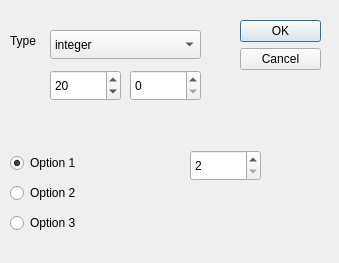
<?xml version="1.0" encoding="UTF-8"?>
<ui version="4.0">
 <class>EditDialog</class>
 <widget class="QDialog" name="EditDialog">
  <property name="geometry">
   <rect>
    <x>0</x>
    <y>0</y>
    <width>339</width>
    <height>263</height>
   </rect>
  </property>
  <property name="windowTitle">
   <string>Dialog</string>
  </property>
  <widget class="QDialogButtonBox" name="buttonBox">
   <property name="geometry">
    <rect>
     <x>240</x>
     <y>20</y>
     <width>81</width>
     <height>241</height>
    </rect>
   </property>
   <property name="orientation">
    <enum>Qt::Vertical</enum>
   </property>
   <property name="standardButtons">
    <set>QDialogButtonBox::Cancel|QDialogButtonBox::Ok</set>
   </property>
  </widget>
  <widget class="QLabel" name="label">
   <property name="geometry">
    <rect>
     <x>10</x>
     <y>30</y>
     <width>67</width>
     <height>21</height>
    </rect>
   </property>
   <property name="text">
    <string>Type</string>
   </property>
  </widget>
  <widget class="QComboBox" name="comboBox">
   <property name="geometry">
    <rect>
     <x>50</x>
     <y>30</y>
     <width>151</width>
     <height>29</height>
    </rect>
   </property>
   <item>
    <property name="text">
     <string>integer</string>
    </property>
   </item>
   <item>
    <property name="text">
     <string>boolean</string>
    </property>
   </item>
   <item>
    <property name="text">
     <string>char</string>
    </property>
   </item>
   <item>
    <property name="text">
     <string>varchar</string>
    </property>
   </item>
   <item>
    <property name="text">
     <string>date</string>
    </property>
   </item>
   <item>
    <property name="text">
     <string>numeric</string>
    </property>
   </item>
   <item>
    <property name="text">
     <string>real</string>
    </property>
   </item>
   <item>
    <property name="text">
     <string>text</string>
    </property>
   </item>
  </widget>
  <widget class="QRadioButton" name="OptionOne">
   <property name="geometry">
    <rect>
     <x>10</x>
     <y>150</y>
     <width>271</width>
     <height>26</height>
    </rect>
   </property>
   <property name="text">
    <string>Option 1</string>
   </property>
   <property name="checked">
    <bool>true</bool>
   </property>
  </widget>
  <widget class="QRadioButton" name="OptionTwo">
   <property name="geometry">
    <rect>
     <x>10</x>
     <y>180</y>
     <width>331</width>
     <height>26</height>
    </rect>
   </property>
   <property name="text">
    <string>Option 2</string>
   </property>
  </widget>
  <widget class="QRadioButton" name="OptionThree">
   <property name="geometry">
    <rect>
     <x>10</x>
     <y>210</y>
     <width>341</width>
     <height>26</height>
    </rect>
   </property>
   <property name="text">
    <string>Option 3</string>
   </property>
  </widget>
  <widget class="QSpinBox" name="spinBox">
   <property name="geometry">
    <rect>
     <x>190</x>
     <y>150</y>
     <width>71</width>
     <height>31</height>
    </rect>
   </property>
   <property name="minimum">
    <number>2</number>
   </property>
  </widget>
  <widget class="QSpinBox" name="spinBox_2">
   <property name="geometry">
    <rect>
     <x>50</x>
     <y>70</y>
     <width>71</width>
     <height>31</height>
    </rect>
   </property>
   <property name="maximum">
    <number>999999</number>
   </property>
   <property name="value">
    <number>20</number>
   </property>
  </widget>
  <widget class="QSpinBox" name="spinBox_3">
   <property name="geometry">
    <rect>
     <x>130</x>
     <y>70</y>
     <width>71</width>
     <height>31</height>
    </rect>
   </property>
  </widget>
 </widget>
 <resources/>
 <connections>
  <connection>
   <sender>buttonBox</sender>
   <signal>accepted()</signal>
   <receiver>EditDialog</receiver>
   <slot>accept()</slot>
   <hints>
    <hint type="sourcelabel">
     <x>248</x>
     <y>254</y>
    </hint>
    <hint type="destinationlabel">
     <x>157</x>
     <y>274</y>
    </hint>
   </hints>
  </connection>
  <connection>
   <sender>buttonBox</sender>
   <signal>rejected()</signal>
   <receiver>EditDialog</receiver>
   <slot>reject()</slot>
   <hints>
    <hint type="sourcelabel">
     <x>316</x>
     <y>260</y>
    </hint>
    <hint type="destinationlabel">
     <x>286</x>
     <y>274</y>
    </hint>
   </hints>
  </connection>
 </connections>
</ui>
